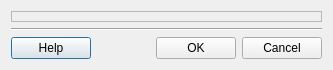
<?xml version="1.0" encoding="UTF-8"?>
<ui version="4.0">
 <class>ScatterDialogForm</class>
 <widget class="QDialog" name="ScatterDialogForm">
  <property name="geometry">
   <rect>
    <x>0</x>
    <y>0</y>
    <width>333</width>
    <height>70</height>
   </rect>
  </property>
  <property name="windowTitle">
   <string>Scatter</string>
  </property>
  <layout class="QGridLayout" name="gridLayout_2">
   <item row="0" column="0">
    <layout class="QGridLayout" name="gridLayout">
     <item row="0" column="0">
      <widget class="QFrame" name="m_dataWidgetFrame">
       <property name="frameShape">
        <enum>QFrame::StyledPanel</enum>
       </property>
       <property name="frameShadow">
        <enum>QFrame::Raised</enum>
       </property>
      </widget>
     </item>
     <item row="1" column="0">
      <layout class="QGridLayout" name="gridLayout_3">
       <item row="0" column="0" colspan="4">
        <widget class="Line" name="line">
         <property name="sizePolicy">
          <sizepolicy hsizetype="Expanding" vsizetype="Fixed">
           <horstretch>0</horstretch>
           <verstretch>0</verstretch>
          </sizepolicy>
         </property>
         <property name="orientation">
          <enum>Qt::Horizontal</enum>
         </property>
        </widget>
       </item>
       <item row="1" column="0">
        <widget class="QPushButton" name="m_helpPushButton">
         <property name="text">
          <string>Help</string>
         </property>
        </widget>
       </item>
       <item row="1" column="1">
        <spacer name="horizontalSpacer">
         <property name="orientation">
          <enum>Qt::Horizontal</enum>
         </property>
         <property name="sizeHint" stdset="0">
          <size>
           <width>68</width>
           <height>20</height>
          </size>
         </property>
        </spacer>
       </item>
       <item row="1" column="2">
        <widget class="QPushButton" name="m_okPushButton">
         <property name="text">
          <string>OK</string>
         </property>
        </widget>
       </item>
       <item row="1" column="3">
        <widget class="QPushButton" name="m_cancelPushButton">
         <property name="text">
          <string>Cancel</string>
         </property>
        </widget>
       </item>
      </layout>
     </item>
    </layout>
   </item>
  </layout>
 </widget>
 <tabstops>
  <tabstop>m_okPushButton</tabstop>
  <tabstop>m_cancelPushButton</tabstop>
  <tabstop>m_helpPushButton</tabstop>
 </tabstops>
 <resources/>
 <connections>
  <connection>
   <sender>m_cancelPushButton</sender>
   <signal>clicked()</signal>
   <receiver>ScatterDialogForm</receiver>
   <slot>reject()</slot>
   <hints>
    <hint type="sourcelabel">
     <x>281</x>
     <y>33</y>
    </hint>
    <hint type="destinationlabel">
     <x>321</x>
     <y>51</y>
    </hint>
   </hints>
  </connection>
 </connections>
</ui>
